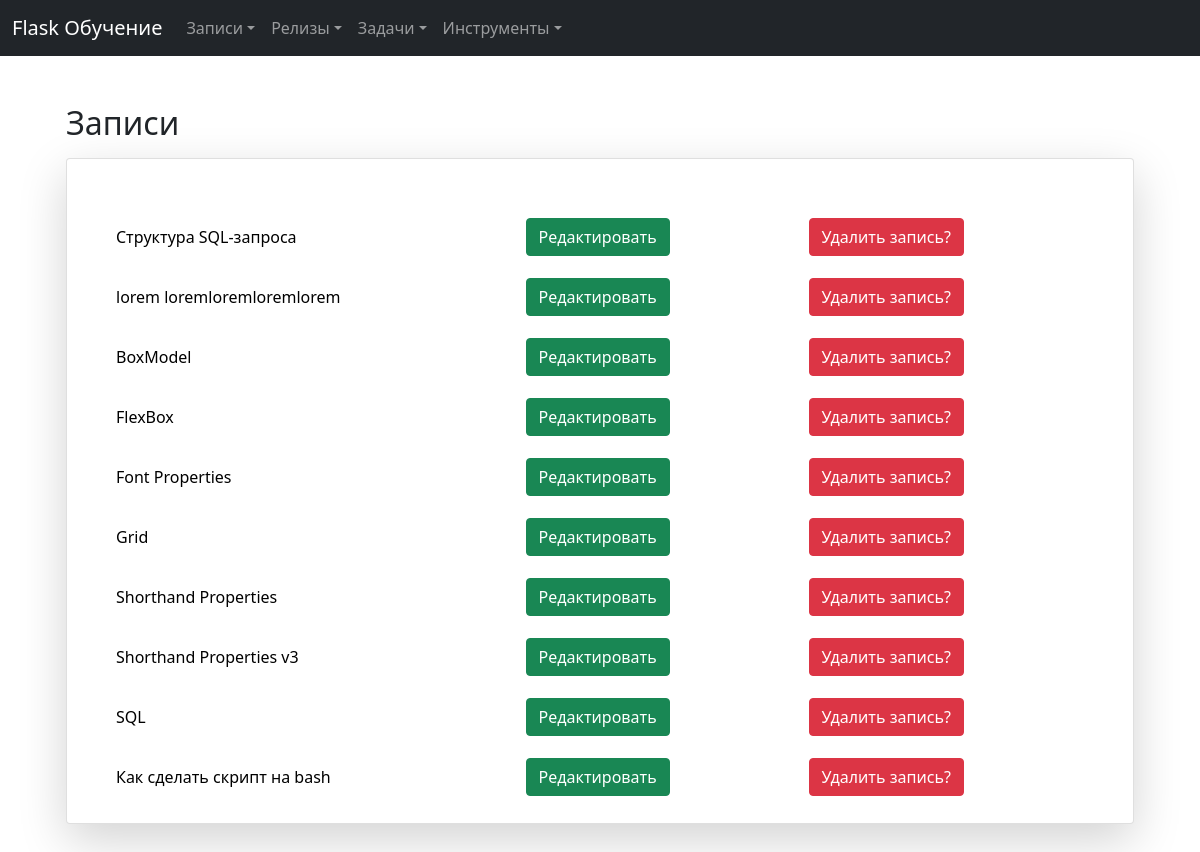
The page /posts on the database its author committed.
### tables this page shows
CREATE TABLE "posts"
(
    id         INTEGER
        primary key autoincrement,
    title      TEXT not null,
    content    TEXT not null,
    image_post TEXT default 'no_image.png'
);

### app.py (the view)
@app.route("/posts")
def posts():
    conn = get_db_connection()
    posts = conn.execute("SELECT * FROM posts").fetchall()
    conn.close()
    return render_template("posts/posts.html", posts=posts)

### app.py (called while the page is built)
def get_db_connection():
    conn = sqlite3.connect("database.db")
    conn.row_factory = sqlite3.Row
    return conn

### templates/posts/posts.html (shortened to what this page needs)
{% extends "base.html" %}
{% block content %}
<div class="container px-4 py-5" id="custom-cards">
   <h2 class="pb-2">Записи</h2>
   <div class="col">
      <div class="card card-cover h-100 overflow-hidden text-bg-dark rounded-4 shadow-lg">
         <div class="d-flex flex-column h-100 p-5 pb-3 text-shadow-1">
            <table>
               <tr>
                  {% for post in posts %}
                  <td><a href="{{ url_for('get_post', post_id=post['id']) }}">{{ post['title'] }}</a></td>
                  <td>
                     <a href="{{ url_for('edit_post', id=post['id']) }}" class="btn btn-success">Редактировать</a>
                  </td>
                  <td>
                     <form action="{{ url_for('delete', id=post['id']) }}" method="POST">
                        <input type="submit" value="Удалить запись?"
                           class="btn btn-danger btn-bg"
                           onclick="return confirm('Вы уверены что хотите удалить запись?')">
                     </form>
                  </td>
               </tr>
               {% endfor %}
            </table>
         </div>
      </div>
   </div>
</div>
{% endblock %}

### static/styles.css (style rules this page uses)
* { font-family: system-ui; }
.btn-success { margin: 10px; }
a { color: black; text-decoration: none; }

### rows shown on the page
posts: title "Структура SQL-запроса"
posts: title "lorem loremloremloremlorem"
posts: title "BoxModel"
posts: title "FlexBox"
posts: title "Font Properties"
posts: title "Grid"
posts: title "Shorthand Properties"
posts: title "Shorthand Properties v3"
posts: title "SQL"
posts: title "Как сделать скрипт на bash"
